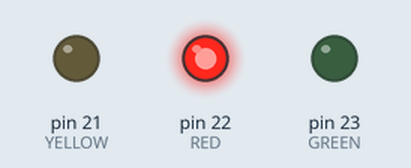
Recording of a sketch running on a simulated Arduino Mega 2560, built with avr-gcc and run on an emulated ATmega2560. Shown: output pins drawn as LEDs (lit = HIGH).

Above: at 1.0 s.
At 3.0 s:
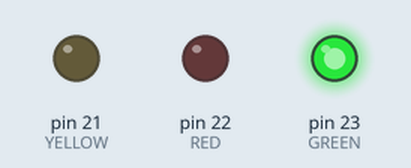
At 4.5 s:
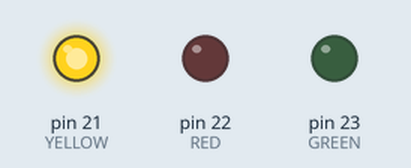
Timing chart, 0 to 6.5 s (numbered marks = the images above):
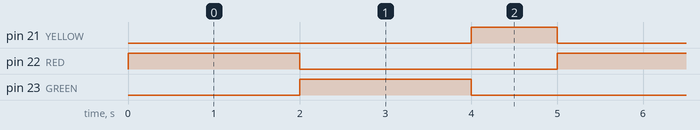

Measured:
- by itself, pin 21 (YELLOW): alternates HIGH for 1.0 s and LOW for 4.0 s
- by itself, pin 22 (RED), pin 23 (GREEN): alternates HIGH for 2.0 s and LOW for 3.0 s
- by itself, everything shown: repeats every 5.0 s, in 3 steps

The sketch:

Project_LED.ino
```cpp
const int RED = 22;
const int YELLOW = 21;
const int GREEN = 23;

void setup() {
  pinMode(RED, OUTPUT);
  pinMode(YELLOW, OUTPUT);
  pinMode(GREEN, OUTPUT);
}

void loop() {
  digitalWrite(RED, HIGH);       //turns the Red LED on
  digitalWrite(YELLOW, LOW);     //turns the Yellow LED off
  digitalWrite(GREEN, LOW);      //turns the Green LED off

  delay(2000);                   // Wait for 2000 milliseconds = 2 seconds

  digitalWrite(RED, LOW);        //turns the Red LED on
  digitalWrite(YELLOW, LOW);     //turns the Yellow LED off
  digitalWrite(GREEN, HIGH);     //turns the Green LED off

  delay(2000);                   // Wait for 2 seconds

  digitalWrite(RED, LOW);        //turns the Red LED on
  digitalWrite(YELLOW, HIGH);    //turns the Yellow LED off
  digitalWrite(GREEN, LOW);      //turns the Green LED off

  delay(1000);                   // Wait for 1 seconds
}
```
